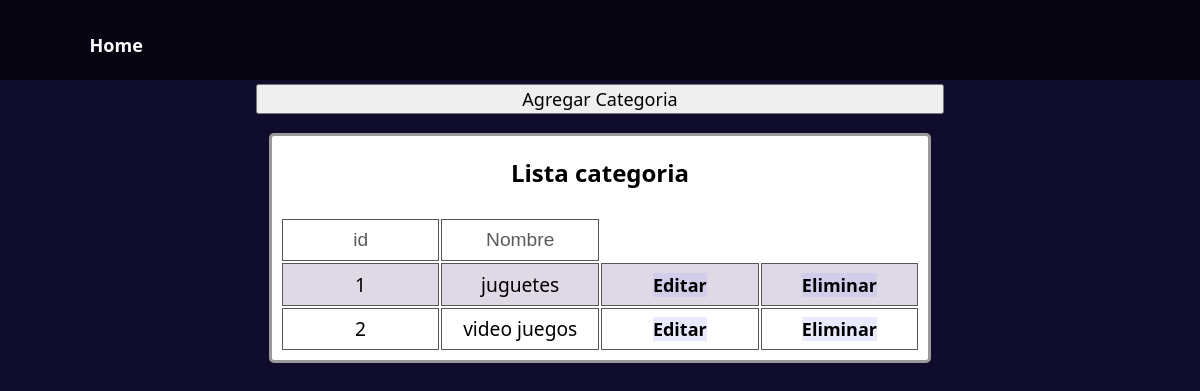
Page /EditCategoria/ (signed in) on the committed database.
### PruebaDjangoApp/models/Categorias.py (models this page shows)
class Categorias(models.Model):
    id = models.AutoField(primary_key=True)
    nombre = models.CharField('Categorias', max_length=50)

### PruebaDjangoApp/views/CategoriaView2.py (the view)
# urls.py: path('EditCategoria/', views.CategoriaView2.categoria),
@login_required
def categoria(request):
  categoria = Categorias.objects.all().values()
  context = {
    'categoria': categoria
  }
  template =loader.get_template('AddCategoria.html')
  return HttpResponse(template.render(context, request))

### PruebaDjangoApp/Templates/AddCategoria.html (shortened to what this page needs)
{% extends "./index.html"%}
  {% block body %}
<div class="ArticuleForm">
  <button id="Abrir">Agregar Categoria</button>
  <div class="tabla">
    <h1>Lista categoria</h1>
    <table class="table" >
        <tr>
          <td class="tit">id</td>
          <td class="tit">Nombre</td>
        </tr>
        {% for x in categoria %}
        <tr>
            <td>{{ x.id }}</td>
            <td>{{ x.nombre}}</td>
        <td class="EdEltb"><a class="EdEl" href="/CategoriaPut/{{x.id}}/" >Editar</a></td>
        <td class="EdEltb"><a  class="EdEl" href="/CategoriaDelete/{{x.id}}/" > Eliminar</a></td>
        </tr>
        {% endfor %}
    </table>
</div>
    {% endblock %}

### PruebaDjangoApp/Templates/index.html (style rules this page uses)
body { background-color: #100c2c; display: flex; flex-direction: column; justify-content: center; align-items: center; margin:0px; }
a { text-decoration: none }
.tabla { display: flex; flex-direction: column; justify-content: center; align-items: center; align-content: center; background-color: rgb(255, 255, 255); border-radius: 5px; border:3px solid rgb(154, 154, 154); margin: 1em; }
h1 { font-family: 'Segoe UI', Tahoma, Geneva, Verdana, sans-serif; }
table { margin: 0.5em; }
.tabla td { table-layout: fixed; text-align: center; font-size: larger; font-family: 'Segoe UI', Tahoma, Geneva, Verdana, sans-serif; width: 8em; height: 2em; border-collapse: collapse; border: 0.5px solid rgb(86, 86, 86); }
.tit { font-family:'Franklin Gothic Medium', 'Arial Narrow', Arial, sans-serif !important; color: rgb(91, 91, 91); }
tr:nth-child(odd) { background-color: white; }
tr:nth-child(even) { background-color: rgb(222, 217, 229); }
form input,button,a,select { font-family: 'Segoe UI', Tahoma, Geneva, Verdana, sans-serif; font-size: large; margin: 0.2em; }
form button,a { background-color: rgba(32, 32, 76, 0.228); font-weight: bold; }
.ArticuleForm { display: grid !important; }
.EdEl,a { color: black; font-weight: bold; }
a { background-color: rgba(163, 163, 255, 0.228); }

### rows in the picture
Categorias: id "1", nombre "juguetes"
Categorias: id "2", nombre "video juegos"
